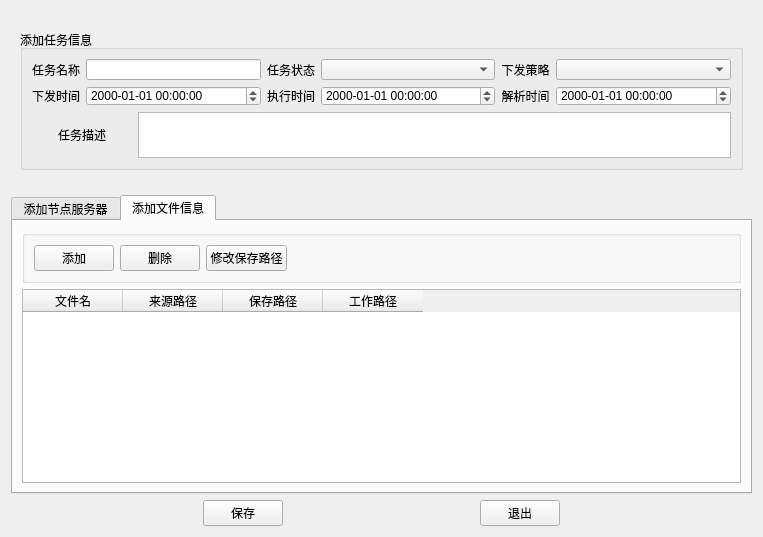
<?xml version="1.0" encoding="UTF-8"?>
<ui version="4.0">
 <class>CreateTaskWidget</class>
 <widget class="QWidget" name="CreateTaskWidget">
  <property name="geometry">
   <rect>
    <x>0</x>
    <y>0</y>
    <width>763</width>
    <height>537</height>
   </rect>
  </property>
  <property name="windowTitle">
   <string>Form</string>
  </property>
  <layout class="QVBoxLayout" name="verticalLayout_4">
   <item>
    <widget class="QWidget" name="w_addInfo" native="true">
     <layout class="QVBoxLayout" name="verticalLayout_2">
      <item>
       <widget class="QGroupBox" name="groupBox">
        <property name="enabled">
         <bool>true</bool>
        </property>
        <property name="sizePolicy">
         <sizepolicy hsizetype="Preferred" vsizetype="Preferred">
          <horstretch>0</horstretch>
          <verstretch>0</verstretch>
         </sizepolicy>
        </property>
        <property name="maximumSize">
         <size>
          <width>16777215</width>
          <height>140</height>
         </size>
        </property>
        <property name="title">
         <string>添加任务信息</string>
        </property>
        <layout class="QVBoxLayout" name="verticalLayout">
         <item>
          <layout class="QGridLayout" name="gridLayout" columnstretch="0,0,0,0,0,0">
           <item row="0" column="3">
            <widget class="ComboBox" name="cb_taskState">
             <property name="sizePolicy">
              <sizepolicy hsizetype="Expanding" vsizetype="Preferred">
               <horstretch>0</horstretch>
               <verstretch>0</verstretch>
              </sizepolicy>
             </property>
            </widget>
           </item>
           <item row="1" column="2">
            <widget class="QLabel" name="lab_exec_time">
             <property name="sizePolicy">
              <sizepolicy hsizetype="Preferred" vsizetype="Preferred">
               <horstretch>0</horstretch>
               <verstretch>0</verstretch>
              </sizepolicy>
             </property>
             <property name="minimumSize">
              <size>
               <width>0</width>
               <height>0</height>
              </size>
             </property>
             <property name="text">
              <string>执行时间</string>
             </property>
             <property name="alignment">
              <set>Qt::AlignCenter</set>
             </property>
            </widget>
           </item>
           <item row="1" column="3">
            <widget class="QDateTimeEdit" name="dte_exec_time">
             <property name="sizePolicy">
              <sizepolicy hsizetype="Expanding" vsizetype="Preferred">
               <horstretch>0</horstretch>
               <verstretch>0</verstretch>
              </sizepolicy>
             </property>
             <property name="displayFormat">
              <string>yyyy-MM-dd HH:mm:ss</string>
             </property>
            </widget>
           </item>
           <item row="0" column="4">
            <widget class="QLabel" name="label_2">
             <property name="sizePolicy">
              <sizepolicy hsizetype="Preferred" vsizetype="Preferred">
               <horstretch>0</horstretch>
               <verstretch>0</verstretch>
              </sizepolicy>
             </property>
             <property name="minimumSize">
              <size>
               <width>0</width>
               <height>0</height>
              </size>
             </property>
             <property name="text">
              <string>下发策略</string>
             </property>
             <property name="alignment">
              <set>Qt::AlignCenter</set>
             </property>
            </widget>
           </item>
           <item row="1" column="4">
            <widget class="QLabel" name="lab_parse_time">
             <property name="sizePolicy">
              <sizepolicy hsizetype="Preferred" vsizetype="Preferred">
               <horstretch>0</horstretch>
               <verstretch>0</verstretch>
              </sizepolicy>
             </property>
             <property name="minimumSize">
              <size>
               <width>0</width>
               <height>0</height>
              </size>
             </property>
             <property name="text">
              <string>解析时间</string>
             </property>
             <property name="alignment">
              <set>Qt::AlignCenter</set>
             </property>
            </widget>
           </item>
           <item row="0" column="5">
            <widget class="ComboBox" name="cb_strategy">
             <property name="sizePolicy">
              <sizepolicy hsizetype="Expanding" vsizetype="Preferred">
               <horstretch>0</horstretch>
               <verstretch>0</verstretch>
              </sizepolicy>
             </property>
            </widget>
           </item>
           <item row="1" column="5">
            <widget class="QDateTimeEdit" name="dte_parse_time">
             <property name="sizePolicy">
              <sizepolicy hsizetype="Expanding" vsizetype="Preferred">
               <horstretch>0</horstretch>
               <verstretch>0</verstretch>
              </sizepolicy>
             </property>
             <property name="displayFormat">
              <string>yyyy-MM-dd HH:mm:ss</string>
             </property>
            </widget>
           </item>
           <item row="0" column="1">
            <widget class="QLineEdit" name="l_name">
             <property name="sizePolicy">
              <sizepolicy hsizetype="Expanding" vsizetype="Preferred">
               <horstretch>0</horstretch>
               <verstretch>0</verstretch>
              </sizepolicy>
             </property>
            </widget>
           </item>
           <item row="1" column="1">
            <widget class="QDateTimeEdit" name="dte_send_time">
             <property name="sizePolicy">
              <sizepolicy hsizetype="Expanding" vsizetype="Preferred">
               <horstretch>0</horstretch>
               <verstretch>0</verstretch>
              </sizepolicy>
             </property>
             <property name="displayFormat">
              <string>yyyy-MM-dd HH:mm:ss</string>
             </property>
            </widget>
           </item>
           <item row="0" column="0">
            <widget class="QLabel" name="label">
             <property name="sizePolicy">
              <sizepolicy hsizetype="Preferred" vsizetype="Preferred">
               <horstretch>0</horstretch>
               <verstretch>0</verstretch>
              </sizepolicy>
             </property>
             <property name="minimumSize">
              <size>
               <width>0</width>
               <height>0</height>
              </size>
             </property>
             <property name="text">
              <string>任务名称</string>
             </property>
             <property name="alignment">
              <set>Qt::AlignCenter</set>
             </property>
            </widget>
           </item>
           <item row="1" column="0">
            <widget class="QLabel" name="label_3">
             <property name="sizePolicy">
              <sizepolicy hsizetype="Preferred" vsizetype="Preferred">
               <horstretch>0</horstretch>
               <verstretch>0</verstretch>
              </sizepolicy>
             </property>
             <property name="minimumSize">
              <size>
               <width>0</width>
               <height>0</height>
              </size>
             </property>
             <property name="text">
              <string>下发时间</string>
             </property>
             <property name="alignment">
              <set>Qt::AlignCenter</set>
             </property>
            </widget>
           </item>
           <item row="0" column="2">
            <widget class="QLabel" name="label_5">
             <property name="sizePolicy">
              <sizepolicy hsizetype="Preferred" vsizetype="Preferred">
               <horstretch>0</horstretch>
               <verstretch>0</verstretch>
              </sizepolicy>
             </property>
             <property name="minimumSize">
              <size>
               <width>0</width>
               <height>0</height>
              </size>
             </property>
             <property name="text">
              <string>任务状态</string>
             </property>
             <property name="alignment">
              <set>Qt::AlignCenter</set>
             </property>
            </widget>
           </item>
          </layout>
         </item>
         <item>
          <layout class="QHBoxLayout" name="horizontalLayout" stretch="0,0">
           <item>
            <widget class="QLabel" name="label_4">
             <property name="sizePolicy">
              <sizepolicy hsizetype="Fixed" vsizetype="Preferred">
               <horstretch>0</horstretch>
               <verstretch>0</verstretch>
              </sizepolicy>
             </property>
             <property name="minimumSize">
              <size>
               <width>100</width>
               <height>0</height>
              </size>
             </property>
             <property name="styleSheet">
              <string notr="true"/>
             </property>
             <property name="text">
              <string>任务描述</string>
             </property>
             <property name="alignment">
              <set>Qt::AlignCenter</set>
             </property>
            </widget>
           </item>
           <item>
            <widget class="QTextEdit" name="te_description"/>
           </item>
          </layout>
         </item>
        </layout>
       </widget>
      </item>
     </layout>
    </widget>
   </item>
   <item>
    <widget class="QTabWidget" name="tabWidget">
     <property name="currentIndex">
      <number>1</number>
     </property>
     <widget class="QWidget" name="tab">
      <attribute name="title">
       <string>添加节点服务器</string>
      </attribute>
      <layout class="QVBoxLayout" name="verticalLayout_3">
       <item>
        <widget class="QGroupBox" name="groupBox_2">
         <property name="title">
          <string/>
         </property>
         <layout class="QHBoxLayout" name="horizontalLayout_2">
          <item>
           <widget class="QPushButton" name="btn_nodes_add">
            <property name="text">
             <string>添加</string>
            </property>
           </widget>
          </item>
          <item>
           <widget class="QPushButton" name="btn_nodes_del">
            <property name="text">
             <string>删除</string>
            </property>
           </widget>
          </item>
          <item>
           <spacer name="horizontalSpacer">
            <property name="orientation">
             <enum>Qt::Horizontal</enum>
            </property>
            <property name="sizeHint" stdset="0">
             <size>
              <width>536</width>
              <height>20</height>
             </size>
            </property>
           </spacer>
          </item>
         </layout>
        </widget>
       </item>
       <item>
        <widget class="TableWidget" name="tw_nodes_content">
         <column>
          <property name="text">
           <string>节点服务器</string>
          </property>
         </column>
         <column>
          <property name="text">
           <string>所属群组名</string>
          </property>
         </column>
        </widget>
       </item>
      </layout>
     </widget>
     <widget class="QWidget" name="tab_2">
      <attribute name="title">
       <string>添加文件信息</string>
      </attribute>
      <layout class="QVBoxLayout" name="verticalLayout_5">
       <item>
        <widget class="QGroupBox" name="groupBox_3">
         <property name="title">
          <string/>
         </property>
         <layout class="QHBoxLayout" name="horizontalLayout_3">
          <item>
           <widget class="QPushButton" name="btn_files_add">
            <property name="text">
             <string>添加</string>
            </property>
           </widget>
          </item>
          <item>
           <widget class="QPushButton" name="btn_files_del">
            <property name="text">
             <string>删除</string>
            </property>
           </widget>
          </item>
          <item>
           <widget class="QPushButton" name="btn_set_saveAbst">
            <property name="text">
             <string>修改保存路径</string>
            </property>
           </widget>
          </item>
          <item>
           <spacer name="horizontalSpacer_2">
            <property name="orientation">
             <enum>Qt::Horizontal</enum>
            </property>
            <property name="sizeHint" stdset="0">
             <size>
              <width>472</width>
              <height>20</height>
             </size>
            </property>
           </spacer>
          </item>
         </layout>
        </widget>
       </item>
       <item>
        <widget class="TableWidget" name="tw_files_content">
         <column>
          <property name="text">
           <string>文件名</string>
          </property>
         </column>
         <column>
          <property name="text">
           <string>来源路径</string>
          </property>
         </column>
         <column>
          <property name="text">
           <string>保存路径</string>
          </property>
         </column>
         <column>
          <property name="text">
           <string>工作路径</string>
          </property>
         </column>
        </widget>
       </item>
      </layout>
     </widget>
    </widget>
   </item>
   <item>
    <layout class="QHBoxLayout" name="horizontalLayout_5">
     <item>
      <spacer name="horizontalSpacer_3">
       <property name="orientation">
        <enum>Qt::Horizontal</enum>
       </property>
       <property name="sizeHint" stdset="0">
        <size>
         <width>40</width>
         <height>20</height>
        </size>
       </property>
      </spacer>
     </item>
     <item>
      <widget class="QPushButton" name="btn_save">
       <property name="text">
        <string>保存</string>
       </property>
      </widget>
     </item>
     <item>
      <spacer name="horizontalSpacer_4">
       <property name="orientation">
        <enum>Qt::Horizontal</enum>
       </property>
       <property name="sizeHint" stdset="0">
        <size>
         <width>40</width>
         <height>20</height>
        </size>
       </property>
      </spacer>
     </item>
     <item>
      <widget class="QPushButton" name="btn_quit">
       <property name="text">
        <string>退出</string>
       </property>
      </widget>
     </item>
     <item>
      <spacer name="horizontalSpacer_5">
       <property name="orientation">
        <enum>Qt::Horizontal</enum>
       </property>
       <property name="sizeHint" stdset="0">
        <size>
         <width>40</width>
         <height>20</height>
        </size>
       </property>
      </spacer>
     </item>
    </layout>
   </item>
  </layout>
 </widget>
 <customwidgets>
  <customwidget>
   <class>ComboBox</class>
   <extends>QComboBox</extends>
   <header>modules/common/combobox.h</header>
  </customwidget>
  <customwidget>
   <class>TableWidget</class>
   <extends>QTableWidget</extends>
   <header>modules/common/tablewidget.h</header>
  </customwidget>
 </customwidgets>
 <resources/>
 <connections/>
</ui>
